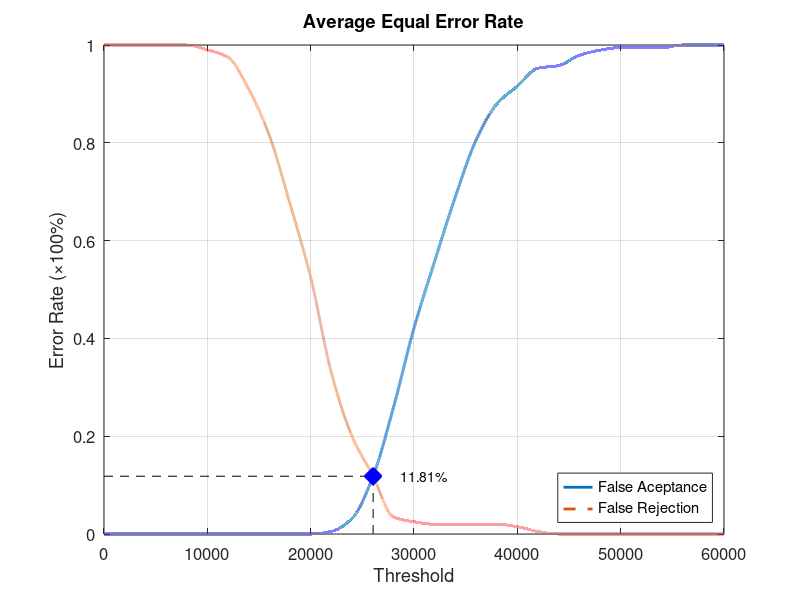
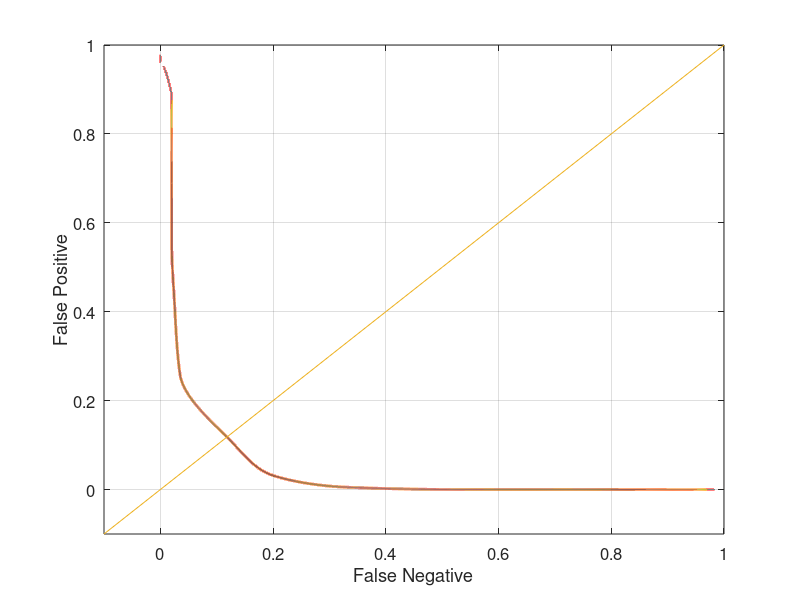

MATLAB code to generate these figures, in order:
function yEER = Database1_3
close all;
clear;
clc;
x = 0:2000:60000;
xq = 0:0.5:60000;

y0 = [0 0 0 0 0 0 0 0 0 0 0 0.00526316 0.0315789 0.115789 0.257895 0.421053 0.557895 0.689474 0.805263 0.878947 0.915789 0.952632 0.957895 0.978947 0.989474 0.994737 0.994737 0.994737 1 1 1];
yy0 = interp1(x, y0, xq, 'pchip');
y1 = [1 1 1 1 1 0.99 0.975 0.91 0.815 0.675 0.525 0.33 0.2 0.12 0.035 0.025 0.02 0.02 0.02 0.02 0.015 0.005 0 0 0 0 0 0 0 0 0];
yy1 = interp1(x, y1, xq, 'pchip');

% Calculating EER: 
y2 = abs(y0 - y1);
find(y2 == min(y2))
yy2 = abs(yy0 - yy1);
xEER = find(yy2 == min(yy2));
xEERIndex = xq(xEER) % X-axis EER
yEER = yy0(xEER) % Y-axis EER

main = figure
plot(xq, yy0,'-','LineWidth', 2);	hold on
plot(xq, yy1,'--','LineWidth', 2);	hold on
plot([xEERIndex xEERIndex], [0 yEER], 'k--');	hold on
plot([0 xEERIndex], [yEER yEER], 'k--');	hold on
plot(xEERIndex, yEER, 'bx', 'LineWidth', 10);	hold on
text(xEERIndex + 10 * xEERIndex / 100, yEER, [num2str(round((10000 * yEER)) / 100) '%'])
legend('False Aceptance', 'False Rejection', 'Location', 'SouthEast')
xlabel('Threshold')
ylabel('Error Rate (\times100%)')
title('Average Equal Error Rate')
set(gca, 'FontSize', 12)
axis([0 60000 0 1])
grid on

print(main, 'Database1_3Main', '-dpng');
FNRxFPR = figure('Color', [1 1 1]);
plot(yy1, yy0, '-', yy1, yy0, 'LineWidth', 2);
hold on
y = -0.1:0.1:1
plot(y, y); 
set(gca, 'FontSize', 12)
xlabel('False Negative')
ylabel('False Positive')
axis([-0.1 1 -0.1 1])
set(gca, 'FontSize', 12)
grid on

print(FNRxFPR, 'Database1_3FNRxFPR','-dpng');
end
